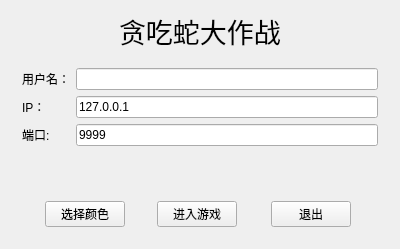
<?xml version="1.0" encoding="UTF-8"?>
<ui version="4.0">
 <class>LogIn</class>
 <widget class="QWidget" name="LogIn">
  <property name="geometry">
   <rect>
    <x>0</x>
    <y>0</y>
    <width>400</width>
    <height>249</height>
   </rect>
  </property>
  <property name="windowTitle">
   <string>LogIn</string>
  </property>
  <layout class="QVBoxLayout" name="verticalLayout">
   <item>
    <layout class="QHBoxLayout" name="horizontalLayout_2">
     <item>
      <spacer name="horizontalSpacer_4">
       <property name="orientation">
        <enum>Qt::Horizontal</enum>
       </property>
       <property name="sizeHint" stdset="0">
        <size>
         <width>40</width>
         <height>20</height>
        </size>
       </property>
      </spacer>
     </item>
     <item>
      <widget class="QLabel" name="label_4">
       <property name="font">
        <font>
         <family>隶书</family>
         <pointsize>20</pointsize>
        </font>
       </property>
       <property name="text">
        <string>贪吃蛇大作战</string>
       </property>
      </widget>
     </item>
     <item>
      <spacer name="horizontalSpacer_5">
       <property name="orientation">
        <enum>Qt::Horizontal</enum>
       </property>
       <property name="sizeHint" stdset="0">
        <size>
         <width>40</width>
         <height>20</height>
        </size>
       </property>
      </spacer>
     </item>
    </layout>
   </item>
   <item>
    <widget class="QWidget" name="widget" native="true">
     <layout class="QGridLayout" name="gridLayout">
      <item row="2" column="0">
       <widget class="QLabel" name="label">
        <property name="text">
         <string>端口:</string>
        </property>
       </widget>
      </item>
      <item row="1" column="0">
       <widget class="QLabel" name="label_3">
        <property name="text">
         <string>IP：</string>
        </property>
       </widget>
      </item>
      <item row="2" column="1">
       <widget class="QLineEdit" name="port">
        <property name="text">
         <string>9999</string>
        </property>
       </widget>
      </item>
      <item row="1" column="1">
       <widget class="QLineEdit" name="ip">
        <property name="text">
         <string>127.0.0.1</string>
        </property>
       </widget>
      </item>
      <item row="0" column="0">
       <widget class="QLabel" name="label_2">
        <property name="text">
         <string>用户名：</string>
        </property>
       </widget>
      </item>
      <item row="0" column="1">
       <widget class="QLineEdit" name="username">
        <property name="text">
         <string/>
        </property>
       </widget>
      </item>
     </layout>
    </widget>
   </item>
   <item>
    <layout class="QHBoxLayout" name="horizontalLayout_3">
     <item>
      <spacer name="horizontalSpacer_6">
       <property name="orientation">
        <enum>Qt::Horizontal</enum>
       </property>
       <property name="sizeHint" stdset="0">
        <size>
         <width>40</width>
         <height>20</height>
        </size>
       </property>
      </spacer>
     </item>
     <item>
      <widget class="QLabel" name="warning">
       <property name="text">
        <string/>
       </property>
      </widget>
     </item>
     <item>
      <spacer name="horizontalSpacer_7">
       <property name="orientation">
        <enum>Qt::Horizontal</enum>
       </property>
       <property name="sizeHint" stdset="0">
        <size>
         <width>40</width>
         <height>20</height>
        </size>
       </property>
      </spacer>
     </item>
    </layout>
   </item>
   <item>
    <widget class="QWidget" name="widget_2" native="true">
     <layout class="QHBoxLayout" name="horizontalLayout">
      <item>
       <spacer name="horizontalSpacer_8">
        <property name="orientation">
         <enum>Qt::Horizontal</enum>
        </property>
        <property name="sizeHint" stdset="0">
         <size>
          <width>40</width>
          <height>20</height>
         </size>
        </property>
       </spacer>
      </item>
      <item>
       <widget class="QPushButton" name="btn_color">
        <property name="text">
         <string>选择颜色</string>
        </property>
       </widget>
      </item>
      <item>
       <spacer name="horizontalSpacer_2">
        <property name="orientation">
         <enum>Qt::Horizontal</enum>
        </property>
        <property name="sizeHint" stdset="0">
         <size>
          <width>44</width>
          <height>20</height>
         </size>
        </property>
       </spacer>
      </item>
      <item>
       <widget class="QPushButton" name="btn_login">
        <property name="text">
         <string>进入游戏</string>
        </property>
       </widget>
      </item>
      <item>
       <spacer name="horizontalSpacer">
        <property name="orientation">
         <enum>Qt::Horizontal</enum>
        </property>
        <property name="sizeHint" stdset="0">
         <size>
          <width>45</width>
          <height>20</height>
         </size>
        </property>
       </spacer>
      </item>
      <item>
       <widget class="QPushButton" name="btn_exit">
        <property name="text">
         <string>退出</string>
        </property>
       </widget>
      </item>
      <item>
       <spacer name="horizontalSpacer_3">
        <property name="orientation">
         <enum>Qt::Horizontal</enum>
        </property>
        <property name="sizeHint" stdset="0">
         <size>
          <width>44</width>
          <height>20</height>
         </size>
        </property>
       </spacer>
      </item>
     </layout>
    </widget>
   </item>
  </layout>
 </widget>
 <layoutdefault spacing="6" margin="11"/>
 <resources/>
 <connections/>
</ui>
